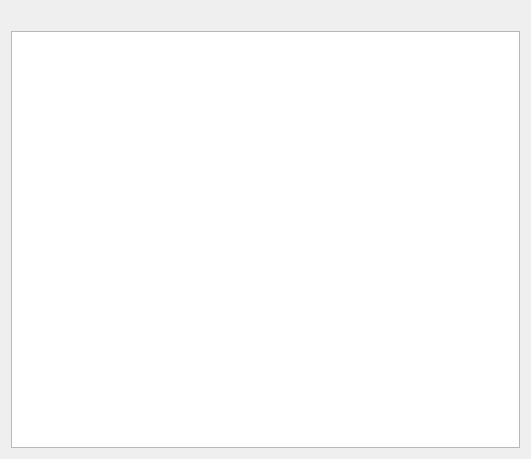
<?xml version="1.0" encoding="UTF-8"?>
<ui version="4.0">
 <class>ReportTextView</class>
 <widget class="QWidget" name="ReportTextView">
  <property name="geometry">
   <rect>
    <x>0</x>
    <y>0</y>
    <width>531</width>
    <height>459</height>
   </rect>
  </property>
  <property name="windowTitle">
   <string>Form</string>
  </property>
  <layout class="QGridLayout" name="gridLayout">
   <item row="0" column="0">
    <layout class="QVBoxLayout" name="verticalLayout">
     <item>
      <layout class="QHBoxLayout" name="horizontalLayout">
       <item>
        <spacer name="horizontalSpacer">
         <property name="orientation">
          <enum>Qt::Horizontal</enum>
         </property>
         <property name="sizeHint" stdset="0">
          <size>
           <width>40</width>
           <height>20</height>
          </size>
         </property>
        </spacer>
       </item>
      </layout>
     </item>
     <item>
      <widget class="QTextEdit" name="textEdit">
       <property name="readOnly">
        <bool>true</bool>
       </property>
      </widget>
     </item>
    </layout>
   </item>
  </layout>
 </widget>
 <resources/>
 <connections/>
</ui>
